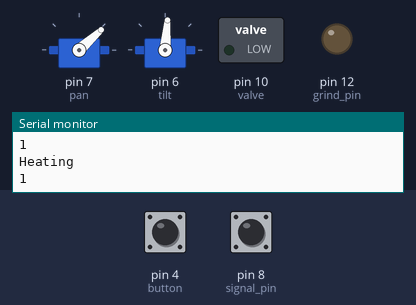
A sketch run on a simulated Arduino Uno, built with avr-gcc and run on an emulated ATmega328P. On the bench: 2 × servo, switched loads named in the sketch (green lamp = pin HIGH), output pins drawn as LEDs (lit = HIGH), the last lines printed to the serial monitor. Inputs (shaded band) come from the test bench; at power-on: pin 4 (button) LOW, pin 8 (signal_pin) LOW.

Above: at 1.2 s.
1.3 s: pin 4 (button) pulled HIGH for 0.15 s
2.9 s: pin 8 (signal_pin) driven HIGH
At 3.1 s:
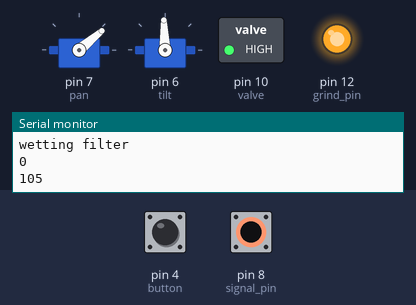
5.9 s: pin 8 (signal_pin) driven LOW
7.4 s: pin 8 (signal_pin) driven HIGH
At 8.4 s:
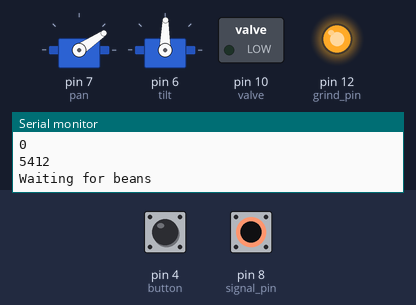
10.4 s: pin 8 (signal_pin) pulsed LOW 2 times (0.12 s each, 0.3 s apart)
At 20.72 s:
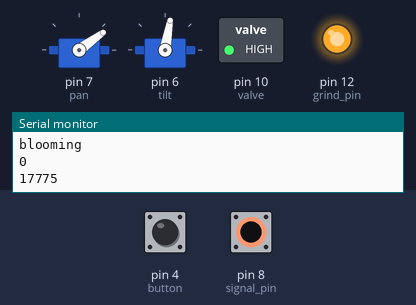
Timing chart, 0 to 22.3 s (numbered marks = the images above; inputs shaded):
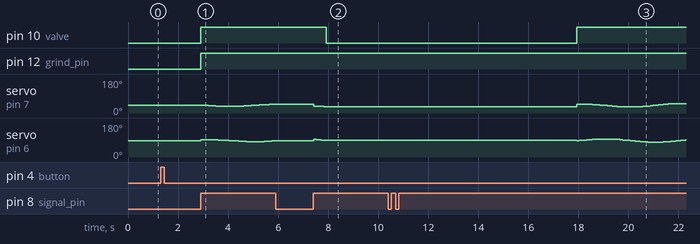

Measured:
- after the input at 2.9 s, pin 10 (valve), pin 12 (grind_pin): LOW → HIGH at once; servo on pin 7 (pan): 42° → 41° at once, → 40° 0.10 s later, → 39° 0.20 s later, → 38° 0.10 s later, … (17 changes in this stretch); servo on pin 6 (tilt): 85° → 92° at once, → 91° 0.41 s later, → 90° 0.30 s later, → 89° 0.20 s later, … (15 changes in this stretch)
- after the input at 5.9 s, servo on pin 7 (pan): stays 47° (without the input it goes to 46° after 0.46 s); servo on pin 6 (tilt): stays 86° (without the input it goes to 87° after 0.05 s)
- after the input at 7.4 s, pin 10 (valve): HIGH → LOW after 0.52 s; servo on pin 7 (pan): 47° → 37° at once, → 36° 0.10 s later, → 35° 0.10 s later, → 34° 0.20 s later; servo on pin 6 (tilt): 86° → 93° at once, → 92° 0.10 s later, → 91° 0.10 s later, → 90° 0.10 s later, … (5 changes in this stretch)

The sketch:

temp_triggered_pour.ino
```cpp
//This code opens the solenoid valve for 10 seconds when the water is above our
//threshold temperature and spirals the pan-tilt

// Set up for spiral
#include <Servo.h>
int pan = 7;
int tilt = 6;
Servo panServo;
Servo tiltServo;
int panAngle = 0; //angle written to the pan servo
int tiltAngle = 0; //angle written to the tilt servo
double tiltCart = 0; //calculated cartesian tilt location
double panCart = 0; //calculated cartesian pan location
double spiral_r = 0.3; //radius of spiral, varies with time
double min_rad = 0.3;
double max_rad = 1.2;
int duration = 4; //seconds to complete a full rotation
double distance = 4; //distance from origin, cm
float r_factor = 0.005; //increments max_rad
int calibrate_pan = 49;
int calibrate_tilt = 2;

//Set up for valve
int signal_pin = 8;         // Pin that goes to high when water is at temp
int valve = 10;             // Pin controlling solenoid valve
int grind_pin = 12;         // Pin signaling the grinder to start up
long wet_filter = 5000;     // Pour for 5 seconds just to get the filter wet
long wet_pause = 10000;     // Pause for 20 to wait for beans to drop in filter
long bloom_time = 10000;    // Initial pour 15 seconds
long pause = 10000;         // Time between bloom and pour 20 seconds
long pour_time = 10000;     // 30 seconds
bool set_timer = false;     //
bool complete = true;       // Starts true, set false by button. False until the pour is completed
long start_time;            //
long current_time;          //
long elapsed;

//Set up for reset
int button = 4;
int buttonState;

void setup() {
  // put your setup code here, to run once:
panServo.attach(pan);
tiltServo.attach(tilt);
pinMode(signal_pin,INPUT);
pinMode(valve,OUTPUT);
pinMode(button,INPUT);
pinMode(grind_pin,OUTPUT);
Serial.begin(9600);
panServo.write(42);
tiltServo.write(85);
}

void loop() {
  // put your main code here, to run repeatedly:

  buttonState = digitalRead(button);
  Serial.println(complete);
  if (( buttonState == HIGH)&&(complete == true)) {
    reset();
    Serial.println("RESET");
    }

  if (digitalRead(signal_pin) == 1 && complete==false) {
    if (set_timer == false){
      // The first time that the signal pin is high, this code will run once
      // to record the current time, then it will not run again.
      start_time = millis();
      set_timer = true;
      }
    pour();
    }
  else {
    Serial.println("Heating");
    }
}


void pour() {
  // Opens the valve for 10 seconds, and then closes it and sets complete to true
    current_time = millis();
    elapsed = (current_time - start_time);
  Serial.println(elapsed);
  if ( elapsed <= wet_filter ){
    digitalWrite(valve,HIGH);
    digitalWrite(grind_pin,HIGH);
    spiral();
    Serial.println("wetting filter");
    }
  else if ( elapsed <= wet_filter + wet_pause){
    digitalWrite(valve,LOW);
    Serial.println("Waiting for beans");
    }
  else if ( elapsed <= wet_filter + wet_pause + bloom_time ) {
    //Pours for desired bloom time
    digitalWrite(valve,HIGH);
    spiral();
    Serial.println("blooming");
    }
  else if ( elapsed <= wet_filter + wet_pause + bloom_time + pause) {
    //Pauses to allow blooming to occur in beans
    digitalWrite(valve,LOW);
    Serial.println("bloom pause");
    }
  else if ( elapsed <= wet_filter + wet_pause + bloom_time + pause + pour_time) {
    //Main pour
    digitalWrite(valve,HIGH);
    spiral();
    Serial.println("pouring");
    }
  else if ( elapsed >= wet_filter + wet_pause + bloom_time + pause + pour_time) {
    // The entire pouring cycle is complete
    digitalWrite(valve,LOW);
    panServo.write(42);  // re-center the nozzle while waiting
    tiltServo.write(85); // re-center the nozzle while waiting
    complete = true;
    delay(5000);  // Debouncing so we don't immediately reenter blooming
    Serial.println("finished");
    }

  }

void spiral() {
  //causes spiral to switch between spiraling in and out
  if(spiral_r < min_rad) {
    r_factor = r_factor * -1;
  }
  else if(spiral_r > max_rad) {
    r_factor = r_factor * -1;
  }

  //varies radius of the circle with time to create spiral
  spiral_r -= r_factor;

//  Serial.println(spiral_r);

  //calculates cartesian coordinates of pan and tilt
  panCart = spiral_r * cos(millis()*(2*M_PI/(duration*1000)));
  tiltCart = spiral_r * sin(millis()*(2*M_PI/(duration*1000)));

  //converts to spherical coordinates and adjusts for the location of the origin
  panAngle = acos(panCart/(sqrt(pow(panCart, 2) + pow(distance, 2))))*(180/M_PI) - calibrate_pan;
  tiltAngle = acos(tiltCart/(sqrt(pow(tiltCart, 2) + pow(distance, 2))))*(180/M_PI) - calibrate_tilt;

  panServo.write(panAngle);
  tiltServo.write(tiltAngle);
  delay(100);
}

void reset() {
  set_timer = false;
  complete = false;
  spiral_r = 0.3;  //reseting the radius to start from the center
  }
```
